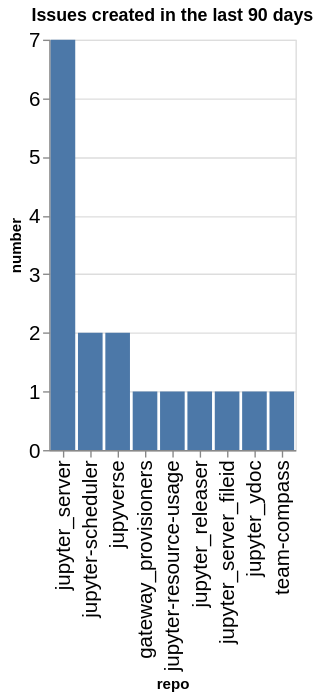

This figure's notebook cell:
### Code cell
created_counts = created.groupby(['org', 'repo']).count()['number'].reset_index()
created_counts['org/repo'] = created_counts.apply(lambda a: a['org'] + '/' + a['repo'], axis=1)
sorted_vals = created_counts.sort_values(['org', 'number'], ascending=False)['repo'].values
alt.Chart(data=created_counts, title=f"Issues created in the last {n_days} days").mark_bar().encode(
    x=alt.X('repo', sort=alt.Sort(sorted_vals.tolist())),
    y='number',
)

### Figure 1 — Vega-Lite specification as saved in the notebook (floating-point values rounded to 4 significant figures)
{"config": {"axisLeft": {"labelFontSize": 15}, "axisBottom": {"labelFontSize": 15}}, "data": {"name": "data-78129007c55c37a7c8b07ddfaa3ba085"}, "mark": {"type": "bar"}, "encoding": {"x": {"field": "repo", "sort": ["jupyter_server", "jupyter-scheduler", "jupyverse", "gateway_provisioners", "jupyter-resource-usage", "jupyter_releaser", "jupyter_server_fileid", "jupyter_ydoc", "team-compass"], "type": "nominal"}, "y": {"field": "number", "type": "quantitative"}}, "title": "Issues created in the last 90 days", "$schema": "https://vega.github.io/schema/vega-lite/v5.20.1.json", "datasets": {"data-78129007c55c37a7c8b07ddfaa3ba085": [{"org": "jupyter-server", "repo": "gateway_provisioners", "number": 1, "org/repo": "jupyter-server/gateway_provisioners"}, {"org": "jupyter-server", "repo": "jupyter-resource-usage", "number": 1, "org/repo": "jupyter-server/jupyter-resource-usage"}, {"org": "jupyter-server", "repo": "jupyter-scheduler", "number": 2, "org/repo": "jupyter-server/jupyter-scheduler"}, {"org": "jupyter-server", "repo": "jupyter_releaser", "number": 1, "org/repo": "jupyter-server/jupyter_releaser"}, {"org": "jupyter-server", "repo": "jupyter_server", "number": 7, "org/repo": "jupyter-server/jupyter_server"}, {"org": "jupyter-server", "repo": "jupyter_server_fileid", "number": 1, "org/repo": "jupyter-server/jupyter_server_fileid"}, {"org": "jupyter-server", "repo": "jupyter_ydoc", "number": 1, "org/repo": "jupyter-server/jupyter_ydoc"}, {"org": "jupyter-server", "repo": "jupyverse", "number": 2, "org/repo": "jupyter-server/jupyverse"}, {"org": "jupyter-server", "repo": "team-compass", "number": 1, "org/repo": "jupyter-server/team-compass"}]}}
